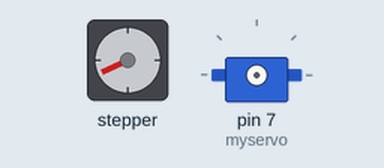
This sketch was run on a simulated Arduino Uno, built with avr-gcc and run on an emulated ATmega328P. On the bench: stepper motor, servo. Stepper angles assume 200 steps per turn.

Above: at 0.4 s.
At 5.2 s:
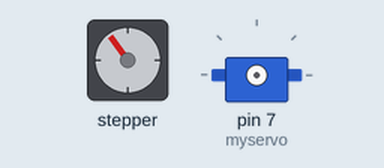
At 10.7 s:
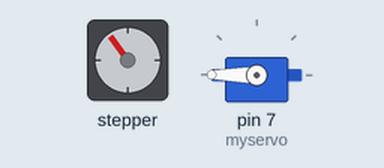
At 20.8 s:
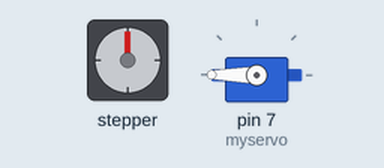
Timing chart, 0 to 22.3 s (numbered marks = the images above):
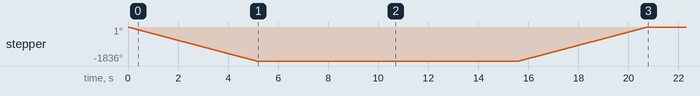

The sketch:

Delcoderev1.ino
```cpp
#include <Servo.h>
#include <Stepper.h>

Servo myservo;  // create servo object to control a servo

const int stepsPerRevolution = 200;
Stepper myStepper(stepsPerRevolution, 8, 9, 10, 11);  //L298n signal pins
// int stepCount = 0;
// const int myservo = 7;

void setup() {
  // set the speed at 60 rpm:
  myStepper.setSpeed(60);

  myStepper.step(-1020);  //Drive motor forward
  delay(5000);
  myservo.write(0);
  myservo.attach(7);  // (pin, min, max)
  delay(500);
  myservo.write(180);

  delay(5000);

  myStepper.step(1020);  //Drive motor backwards

  // delay(500);

  // myservo.write(0);
}

void loop() {
  // myservo.write(180);

  // myservo.write(0);  // tell servo to go to a particular angle
  // delay(1000);

  // myservo.write(90);
  // delay(500);

  // myservo.write(135);
  // delay(500);

  // myservo.write(180);
  // delay(1500);
}
```
